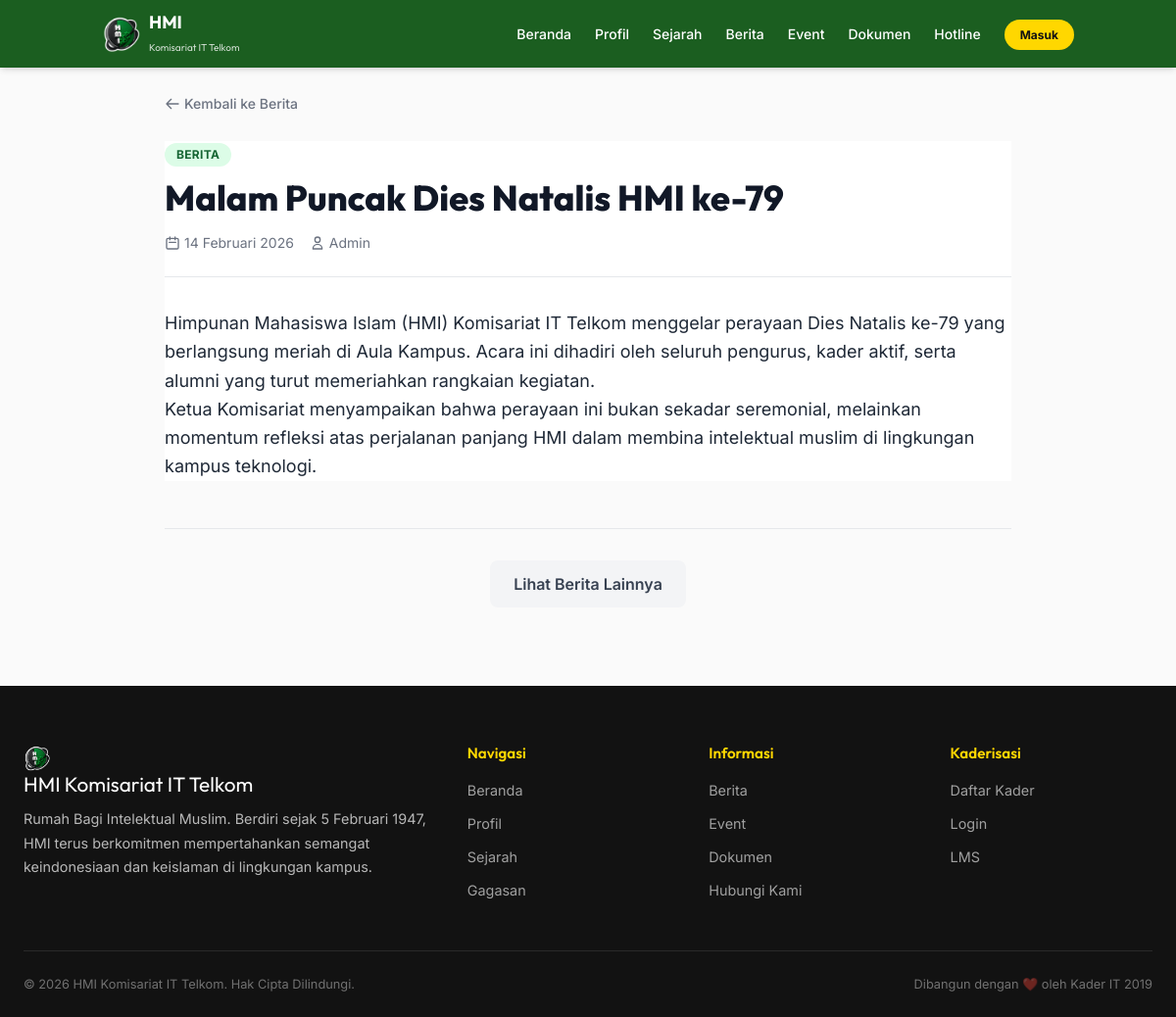
Page /berita_detail.php?slug=malam-puncak-dies-natalis-hmi-ke-79 on the committed database.
### tables this page shows
CREATE TABLE `berita_events` (
  `id` int(11) NOT NULL,
  `tipe_post` enum('berita','event') NOT NULL,
  `judul` varchar(255) NOT NULL,
  `slug` varchar(255) NOT NULL,
  `konten_teks` text NOT NULL,
  `tanggal_pelaksanaan` date DEFAULT NULL,
  `path_gambar` varchar(255) DEFAULT NULL,
  `author_id` int(11) DEFAULT NULL,
  `created_at` datetime NOT NULL DEFAULT current_timestamp()
);

CREATE TABLE `users` (
  `id` int(11) NOT NULL,
  `username` varchar(50) NOT NULL,
  `password_hash` varchar(255) NOT NULL,
  `email` varchar(100) NOT NULL,
  `role` enum('admin','kader') NOT NULL DEFAULT 'kader',
  `created_at` datetime NOT NULL DEFAULT current_timestamp()
);

### config/functions.php (called while the page is built, shortened)
<?php
function url(string $path = '/'): string
{
    $routeMap = [
        '/' => '/public/index.php',
        '/profil' => '/public/profil.php',
        '/sejarah' => '/public/sejarah.php',
        '/berita' => '/public/berita.php',
        '/event' => '/public/event.php',
        '/dokumen' => '/public/dokumen.php',
        '/hotline' => '/public/hotline.php',
        '/login' => '/public/login.php',
        '/daftar-kader' => '/public/daftar_kader.php',
        '/gagasan' => '/public/gagasan.php',
    ];
    $parts = explode('?', $path, 2);
    $cleanPath = $parts[0];
    $query = isset($parts[1]) ? '?' . $parts[1] : '';
    if (BASE_PATH === '') {
        return $cleanPath . $query;
    } else {
        $filePath = $routeMap[$cleanPath] ?? $cleanPath;
        return BASE_PATH . $filePath . $query;
    }
}
function sanitize(string $input): string
{
    return htmlspecialchars(trim($input), ENT_QUOTES, 'UTF-8');
}
function formatTanggal(string $date): string
{
    $bulan = [
        1 => 'Januari',
        2 => 'Februari',
        3 => 'Maret',
        4 => 'April',
        5 => 'Mei',
        6 => 'Juni',
        7 => 'Juli',
        8 => 'Agustus',
        9 => 'September',
        10 => 'Oktober',
        11 => 'November',
        12 => 'Desember'
    ];
    $ts = strtotime($date);
    return date('d', $ts) . ' ' . $bulan[(int) date('n', $ts)] . ' ' . date('Y', $ts);
}

### public/berita_detail.php (the view, shortened to what this page needs)
<?php
require_once __DIR__ . '/../config/functions.php';
$slug = $_GET['slug'] ?? '';
$pdo = getDB();
$stmt = $pdo->prepare("SELECT be.*, u.username as author_name FROM berita_events be LEFT JOIN users u ON be.author_id = u.id WHERE be.slug = ? AND be.tipe_post='berita'");
$stmt->execute([$slug]);
$berita = $stmt->fetch();
require_once __DIR__ . '/../includes/header.php';
?>
<div class="h-20 md:h-24"></div>
<main class="container mx-auto px-4 pb-20 max-w-4xl">
    <div class="mb-6">
        <a href="<?= url('/berita') ?>" class="inline-flex items-center text-gray-500 hover:text-hmi-green transition font-medium text-sm">
            <svg xmlns="http://www.w3.org/2000/svg" class="h-4 w-4 mr-1" fill="none" viewBox="0 0 24 24" stroke="currentColor">
                <path stroke-linecap="round" stroke-linejoin="round" stroke-width="2" d="M10 19l-7-7m0 0l7-7m-7 7h18" />
            </svg>
            Kembali ke Berita
        </a>
    </div>
    <article class="bg-white md:p-0">
        <header class="mb-8 border-b pb-6">
            <span class="bg-green-100 text-green-800 text-xs font-bold px-3 py-1 rounded-full uppercase tracking-wide mb-3 inline-block">
                Berita
            </span>
            <h1 class="text-3xl md:text-4xl font-extrabold text-gray-900 leading-tight mb-4 font-outfit">
                <?= sanitize($berita['judul']) ?>
            </h1>
            <div class="flex items-center text-gray-500 text-sm gap-4">
                <div class="flex items-center gap-1">
                    <svg class="w-4 h-4" fill="none" stroke="currentColor" viewBox="0 0 24 24"><path stroke-linecap="round" stroke-linejoin="round" stroke-width="2" d="M8 7V3m8 4V3m-9 8h10M5 21h14a2 2 0 002-2V7a2 2 0 00-2-2H5a2 2 0 00-2 2v12a2 2 0 002 2z"></path></svg>
                    <span><?= formatTanggal($berita['created_at']) ?></span>
                </div>
                <?php if ($berita['author_name']): ?>
                    <div class="flex items-center gap-1">
                        <svg class="w-4 h-4" fill="none" stroke="currentColor" viewBox="0 0 24 24"><path stroke-linecap="round" stroke-linejoin="round" stroke-width="2" d="M16 7a4 4 0 11-8 0 4 4 0 018 0zM12 14a7 7 0 00-7 7h14a7 7 0 00-7-7z"></path></svg>
                        <span class="capitalize"><?= sanitize($berita['author_name']) ?></span>
                    </div>
                <?php endif; ?>
            </div>
        </header>
        <div class="content-body text-gray-800 text-lg leading-relaxed">
            <?= $berita['konten_teks'] ?>
        </div>
    </article>
    <div class="mt-12 pt-8 border-t text-center">
        <a href="<?= url('/berita') ?>" class="inline-block bg-gray-100 hover:bg-gray-200 text-gray-700 font-semibold px-6 py-3 rounded-lg transition">
            Lihat Berita Lainnya
        </a>
    </div>
</main>
<?php require_once __DIR__ . '/../includes/footer.php'; ?>

### assets/css/style.css (style rules this page uses)
:root { --hmi-green: #1B5E20; --hmi-green-light: #4CAF50; --hmi-green-dark: #0D3B13; --hmi-green-50: #E8F5E9; --hmi-green-100: #C8E6C9; --hmi-black: #121212; --hmi-black-light: #1E1E1E; --hmi-gold: #FFD700; --hmi-gold-dark: #E5C100; --hmi-white: #FAFAFA; --hmi-gray: #E0E0E0; --hmi-gray-light: #F5F5F5; --hmi-gray-dark: #757575; --hmi-red: #C62828; --hmi-blue: #1565C0; --shadow-sm: 0 1px 2px rgba(0, 0, 0, 0.05); --shadow-md: 0 4px 6px -1px rgba(0, 0, 0, 0.1), 0 2px 4px -2px rgba(0, 0, 0, 0.1); --shadow-lg: 0 10px 15px -3px rgba(0, 0, 0, 0.1), 0 4px 6px -4px rgba(0, 0, 0, 0.1); --shadow-xl: 0 20px 25px -5px rgba(0, 0, 0, 0.1), 0 8px 10px -6px rgba(0, 0, 0, 0.1); --radius: 12px; --radius-sm: 8px; --radius-lg: 16px; --transition: all 0.3s cubic-bezier(0.4, 0, 0.2, 1); }
* { margin: 0; padding: 0; box-sizing: border-box; }
body { font-family: 'Inter', sans-serif; color: var(--hmi-black); background-color: var(--hmi-white); line-height: 1.6; -webkit-font-smoothing: antialiased; }
h1, h2, h3, h4, h5, h6 { font-family: 'Outfit', sans-serif; font-weight: 700; line-height: 1.2; }
a { color: var(--hmi-green); text-decoration: none; transition: var(--transition); }
.container { max-width: 1200px; margin: 0 auto; padding: 0 24px; }
.text-center { text-align: center; }
.mb-4 { margin-bottom: 16px; }
.mb-6 { margin-bottom: 24px; }
.gap-4 { gap: 16px; }

### rows in the picture
berita_events: judul "Malam Puncak Dies Natalis HMI ke-79", created_at "14 Februari 2026", author.username "Admin", konten_teks "Himpunan Mahasiswa Islam (HMI) Komisariat IT Telkom menggelar perayaan Dies Natalis ke-79 yang berlangsung meriah di Aula Kampus. Acara ini dihadiri oleh seluruh pengurus, kader aktif, serta alumni yang turut memeriahkan rangkaian kegiatan. Ketua Komisariat menyampaikan bahwa perayaan ini bukan sekadar seremonial, melainkan momentum refleksi atas perjalanan panjang HMI dalam membina intelektual muslim di lingkungan kampus teknologi."
